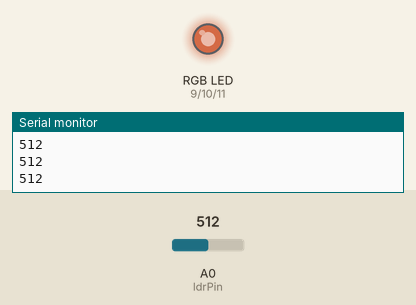
Recording of a sketch running on a simulated Arduino Uno, built with avr-gcc and run on an emulated ATmega328P. Shown: an RGB LED mixed from three pins (HIGH = lit), the last lines printed to the serial monitor. The test bench sets the inputs (shaded band); at power-on: A0 (ldrPin) = 512. Dim RGB values are drawn brighter than linear.

Above: at 1.2 s.
1.3 s: A0 (ldrPin) set to 306
At 2.5 s:
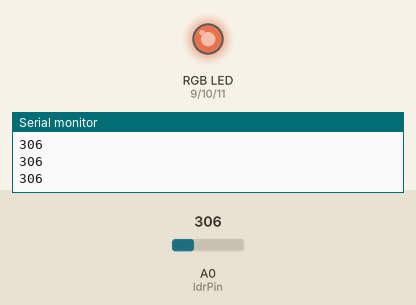
2.8 s: A0 (ldrPin) set to 122
At 3.8 s:
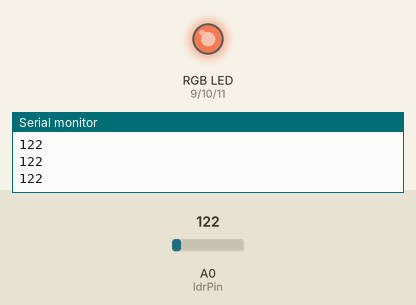
4.3 s: A0 (ldrPin) set to 900
At 5.1 s:
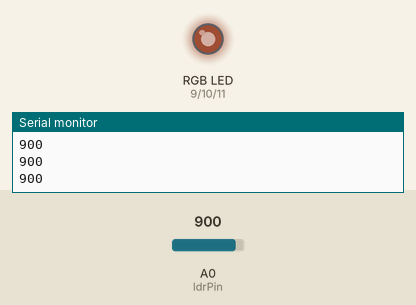
5.8 s: A0 (ldrPin) set to 1023
At 6.5 s:
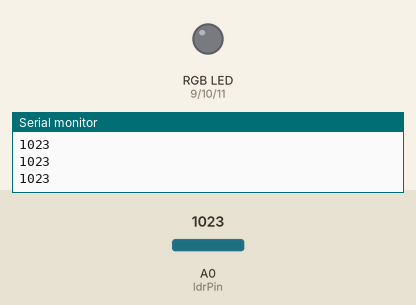
7.3 s: A0 (ldrPin) set to 511
At 7.9 s:
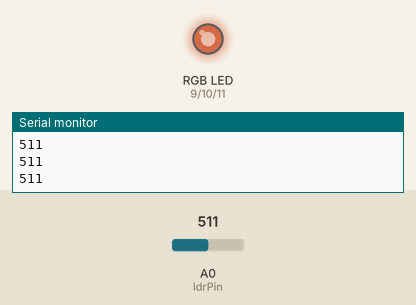
Timing chart, 0 to 9.8 s (numbered marks = the images above; inputs shaded):
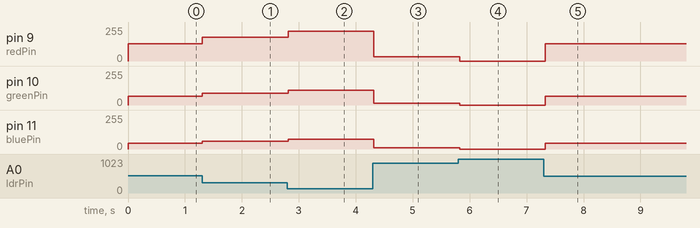

The sketch:

Final_Project_code.ino
```cpp
// Pin definitions
const int redPin = 9;
const int greenPin = 10;
const int bluePin = 11;
const int ldrPin = A0;

void setup() {
  pinMode(redPin, OUTPUT);
  pinMode(greenPin, OUTPUT);
  pinMode(bluePin, OUTPUT);
  Serial.begin(9600);  // For debugging LDR values
}

void loop() {
  int ldrValue = analogRead(ldrPin);
  Serial.println(ldrValue);

  // Map LDR value (0-1023) to brightness (0-255)
  // Invert the reading so darker room = brighter LED
  int brightness = map(ldrValue, 0, 1023, 255, 0);

  // Example: Adjust Red color brightness with ambient light
  // You can also mix colors depending on brightness or create effects

  analogWrite(redPin, brightness);
  analogWrite(greenPin, brightness / 2); // Less green for a warmer glow
  analogWrite(bluePin, brightness / 3);  // Even less blue

  delay(100);
}
```

Measured:
- after the input at 1.3 s, pin 9 (redPin): 128/255 → 179/255 at once; pin 10 (greenPin): 64/255 → 89/255 at once; pin 11 (bluePin): 42/255 → 59/255 at once
- after the input at 2.8 s, pin 9 (redPin): 179/255 → 225/255 at once; pin 10 (greenPin): 89/255 → 112/255 at once; pin 11 (bluePin): 59/255 → 75/255 at once
- after the input at 4.3 s, pin 9 (redPin): 225/255 → 31/255 at once; pin 10 (greenPin): 112/255 → 15/255 at once; pin 11 (bluePin): 75/255 → 10/255 at once
- after the input at 5.8 s, pin 9 (redPin): 31/255 → 0/255 at once; pin 10 (greenPin): 15/255 → 0/255 at once; pin 11 (bluePin): 10/255 → 0/255 at once
- after the input at 7.3 s, pin 9 (redPin): 0/255 → 128/255 at once; pin 10 (greenPin): 0/255 → 64/255 at once; pin 11 (bluePin): 0/255 → 42/255 at once
